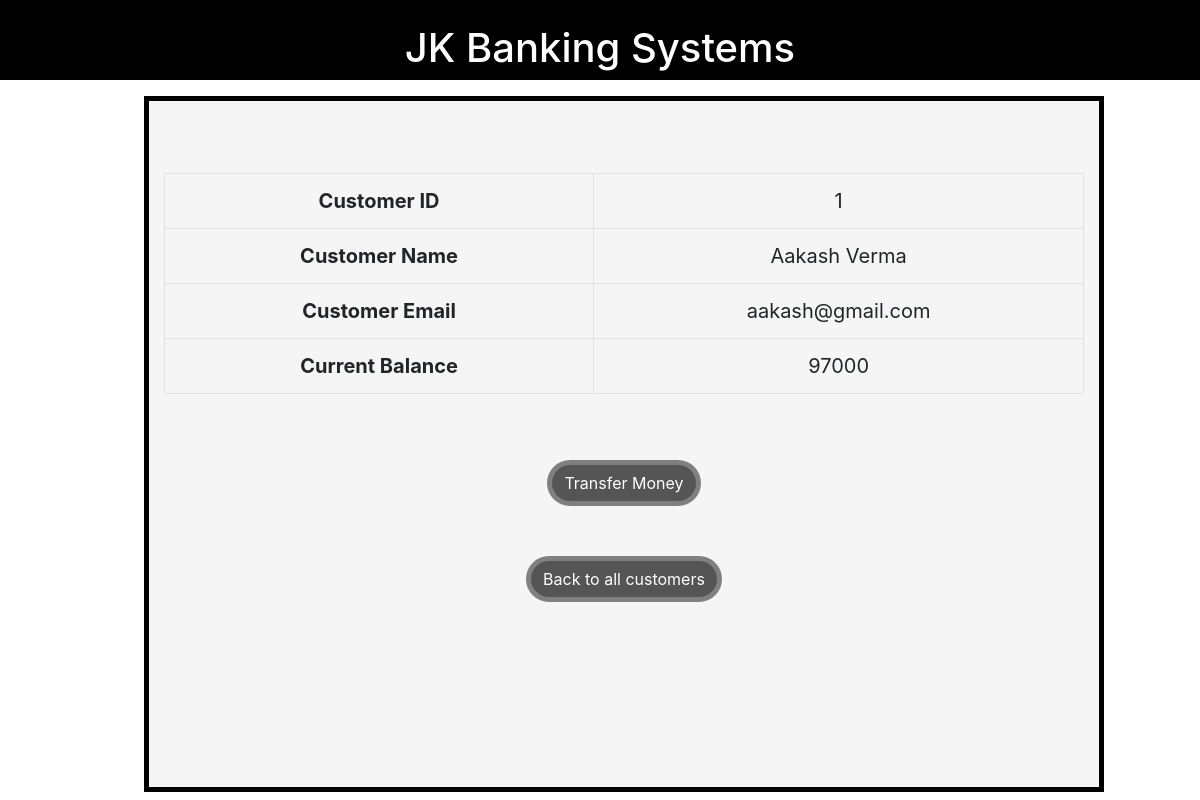
The app's page /details.php?customer_id=1 with its own data.
### tables this page shows
CREATE TABLE `customers` (
  `customer_id` int(11) NOT NULL,
  `customer_name` text NOT NULL,
  `customer_email` text NOT NULL,
  `current_balance` int(11) NOT NULL
);

### details.php (the view, shortened to what this page needs)
<!DOCTYPE html>
<?php
    include("functions.php");
?>
<html lang="en">
    <head>
        <link rel="stylesheet" href="https://stackpath.bootstrapcdn.com/bootstrap/4.5.1/css/bootstrap.min.css">
        <link rel="stylesheet" href="https://stackpath.bootstrapcdn.com/font-awesome/4.7.0/css/font-awesome.min.css">
        <link rel="stylesheet" href="style.css" media="all">
    </head>
    <body>
         <div id="header"><br>
        <center><h1>JK Banking Systems</h1>
        </center>
    </div>
<div id="right_side"><br><br>
        <div class="container">
            <?php
                if(isset($_GET['customer_id'])) {
                    $c_id = $_GET['customer_id'];
                    $get_customers = "select * from customers where customer_id='$c_id'";
                    $run_customers = mysqli_query($con, $get_customers);
                    while ($row_customers = mysqli_fetch_array($run_customers)) {
                        $customer_id = $row_customers['customer_id'];
                        $customer_name = $row_customers['customer_name'];
                        $customer_email = $row_customers['customer_email'];
                        $current_balance = $row_customers['current_balance'];
                        echo "
                            <br>
                            <table class='table table-bordered' style='text-align: center; font-size: 20px;'>
                                <tr>
                                    <th scope='col'>Customer ID</th>
                                    <td>$customer_id</td>
                                </tr>
                                <tr>
                                    <th scope='col'>Customer Name</th>
                                    <td>$customer_name</td>
                                </tr>
                                <tr>
                                    <th scope='col'>Customer Email</th>
                                    <td>$customer_email</td>
                                </tr>
                                <tr>
                                    <th scope='col'>Current Balance</th>
                                    <td>$current_balance</td>
                                </tr>
                            </table>
                            <center>
                                        <button class='btn'>
                                            <a href='transfer.php?customer_id=$c_id' style='text-decoration: none; color: white;'>Transfer Money</a>
                                        </button>
                                    </center>
                                    <center>
                                        <button class='btn'>
                                            <a href='Customer.php' style=' color: white;' >Back to all customers</a>
                                        </button>
                                    </center>
                        ";
                    }
                }
            ?>
        </div>
      </div>
    </body>
</html>

### style.css (style rules this page uses)
html { scroll-behavior: smooth; }
.btn { text-align: center; margin-top: 50px; border: 5px solid gray; border-radius: 30px; background-color: #555; }

### details.php (style rules this page uses)
#header { height: 10%; width: 100%; top: 0%; background-color: black; position: fixed; color: white; }
#right_side { height: 87%; width: 80%; background-color: whitesmoke; position: fixed; left: 12%; top: 12%; color: red; border: solid 5px black; }

### records on screen
customers: customer_id "1", customer_name "Aakash Verma", customer_email "aakash@gmail.com", current_balance "97000"
